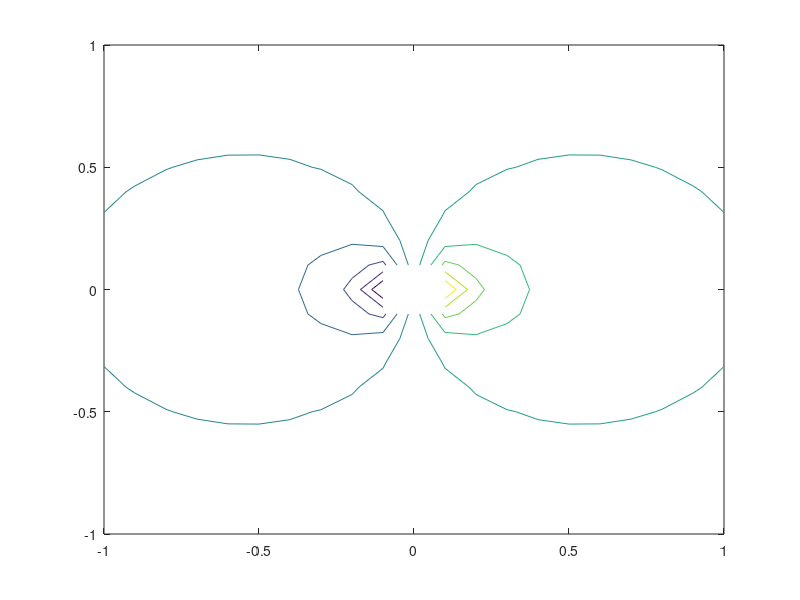

MATLAB code for this plot:

clear;
close;
 [x,y] = meshgrid(-1:.1:1,-1:.1:1);
y(y==0 & x==0) = NaN; % Explicitly add NaNs to data
contour(x,y,x./(x.^2+y.^2))
% axis square;
% colormap('red');
% xlabel('X Distance(in mm)');
% ylabel('Y Distance(in mm)');
 